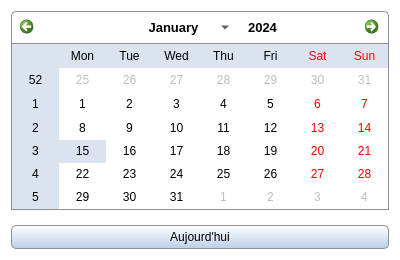
<?xml version="1.0" encoding="UTF-8"?>
<ui version="4.0">
 <class>Calendar</class>
 <widget class="QWidget" name="Calendar">
  <property name="windowModality">
   <enum>Qt::ApplicationModal</enum>
  </property>
  <property name="geometry">
   <rect>
    <x>0</x>
    <y>0</y>
    <width>400</width>
    <height>260</height>
   </rect>
  </property>
  <property name="windowTitle">
   <string>Calendrier</string>
  </property>
  <property name="windowIcon">
   <iconset resource="../icones/icons.qrc">
    <normaloff>:/Images/asc.svg</normaloff>:/Images/asc.svg</iconset>
  </property>
  <property name="styleSheet">
   <string notr="true">QWidget#Calendar {background:#FFFFFF}</string>
  </property>
  <layout class="QGridLayout" name="calendrier_layer">
   <property name="verticalSpacing">
    <number>15</number>
   </property>
   <item row="0" column="0" colspan="2">
    <widget class="QCalendarWidget" name="calendar_widget">
     <property name="font">
      <font>
       <family>Segoe UI</family>
      </font>
     </property>
     <property name="styleSheet">
      <string notr="true">#calendar_widget QWidget {alternate-background-color: #DBE4EE; }

/*----------------*/

#qt_calendar_navigationbar {background-color: #FFFFFF; border: 1px solid #8f8f91; border-bottom-width: 0px; border-top-left-radius:5px; border-top-right-radius: 5px; }

/*----------------*/

#qt_calendar_prevmonth { border: none; qproperty-icon: none; image: url(:/Images/calendar_down.svg);
min-width: 20 px;  min-height: 20 px; border-top-left-radius: 5px; background-color: transparent; padding: 5px; margin-right: 5px; }

#qt_calendar_prevmonth:hover {border: 1px solid #8f8f91; background-color: qlineargradient(spread:pad, x1:0, y1:0, x2:0, y2:1, stop:0 #F8F8F8, stop:1 #8FADCC); }

#qt_calendar_prevmonth:pressed {border: 1px solid #8f8f91;  background-color: qlineargradient(spread:pad, x1:0, y1:0, x2:0, y2:1, stop:0 #8FADCC, stop:1 #F8F8F8); }

/*----------------*/

#qt_calendar_monthbutton, #qt_calendar_yearbutton {color: #000; padding: 5px;  min-height: 20 px;  font-size: 13px; }
#qt_calendar_monthbutton {width: 110 px; }
#qt_calendar_monthbutton:hover, #qt_calendar_yearbutton:hover {border: 1px solid #8f8f91; background-color: qlineargradient(spread:pad, x1:0, y1:0, x2:0, y2:1, stop:0 #F8F8F8, stop:1 #8FADCC); }

#qt_calendar_monthbutton:pressed, #qt_calendar_yearbutton:pressed {border: 1px solid #8f8f91;  background-color: qlineargradient(spread:pad, x1:0, y1:0, x2:0, y2:1, stop:0 #8FADCC, stop:1 #F8F8F8); }

/*----------------*/

#qt_calendar_yearedit {color: #000; background-color: transparent;  padding: 5px; font-size: 13px; }

/*----------------*/

#qt_calendar_nextmonth { border: none; qproperty-icon: none; image: url(:/Images/calendar_up.svg);
min-width: 20 px;  min-height: 20 px; border-top-right-radius: 5px; background-color: transparent; padding: 5px; margin-left: 5px; }

#qt_calendar_nextmonth:hover {border: 1px solid #8f8f91; background-color: qlineargradient(spread:pad, x1:0, y1:0, x2:0, y2:1, stop:0 #F8F8F8, stop:1 #8FADCC); }

#qt_calendar_nextmonth:pressed {border: 1px solid #8f8f91;  background-color: qlineargradient(spread:pad, x1:0, y1:0, x2:0, y2:1, stop:0 #8FADCC, stop:1 #F8F8F8); }

/*----------------*/

#calendar_widget QToolButton QMenu{background-color: #fff; width: 125 px; border: 1px solid #8f8f91}

#calendar_widget QToolButton QMenu::item {padding-bottom: 1px; padding-left: 5px; padding-right: 5px; width: 114 px; }

#calendar_widget QToolButton QMenu::item:selected {background-color: #BAD0E7; }

#calendar_widget QToolButton::menu-indicator {nosubcontrol-origin: margin; subcontrol-position: right center; margin-top: 10 px; width: 20px; }

/*----------------*/

#qt_calendar_calendarview {border: 1px solid #8f8f91; selection-background-color: #DBE4EE; selection-color: #000}

</string>
     </property>
     <property name="gridVisible">
      <bool>false</bool>
     </property>
    </widget>
   </item>
   <item row="1" column="0" colspan="2">
    <widget class="QPushButton" name="today">
     <property name="minimumSize">
      <size>
       <width>0</width>
       <height>24</height>
      </size>
     </property>
     <property name="toolTip">
      <string>Afficher la date du jour</string>
     </property>
     <property name="styleSheet">
      <string notr="true">QPushButton{border: 1px solid #8f8f91; border-radius: 5px ; padding-right: 10px; padding-left: 10px; background-color: qlineargradient(spread:pad, x1:0, y1:0, x2:0, y2:1, stop:0 #FFFFFF, stop:1 #BAD0E7); }
QPushButton:hover{background-color: qlineargradient(spread:pad, x1:0, y1:0, x2:0, y2:1, stop:0 #F8F8F8, stop:1 #8FADCC); }
QPushButton:pressed{background-color: qlineargradient(spread:pad, x1:0, y1:0, x2:0, y2:1, stop:0 #8FADCC, stop:1 #F8F8F8); }</string>
     </property>
     <property name="text">
      <string>Aujourd'hui</string>
     </property>
    </widget>
   </item>
  </layout>
 </widget>
 <resources>
  <include location="../icones/icons.qrc"/>
 </resources>
 <connections/>
</ui>
